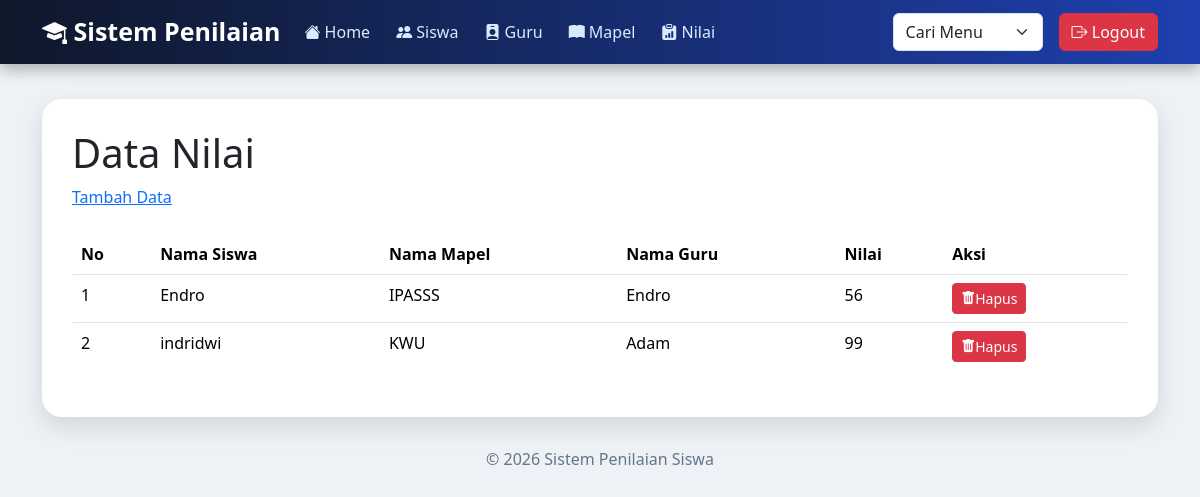
Page /index.php?page=nilai/index (signed in) on the committed database.
### tables this page shows
CREATE TABLE `nilai` (
  `id_nilai` int(11) NOT NULL,
  `nis` varchar(20) NOT NULL,
  `id_mapel` int(11) NOT NULL,
  `nip` varchar(20) NOT NULL,
  `nilai` int(11) NOT NULL
);

CREATE TABLE `siswa` (
  `nis` varchar(12) NOT NULL,
  `nama` varchar(50) NOT NULL,
  `alamat` varchar(50) NOT NULL
);

CREATE TABLE `mapel` (
  `id_mapel` varchar(8) NOT NULL,
  `nama_mapel` varchar(50) NOT NULL,
  `guru` varchar(50) NOT NULL
);

CREATE TABLE `guru` (
  `nip` varchar(12) NOT NULL,
  `nama` varchar(50) NOT NULL,
  `alamat` varchar(50) NOT NULL
);

### nilai/index.php (the view)
<?php
include "koneksi.php";
?>
<h1>Data Nilai</h1>
<a href="?page=nilai/tambah">Tambah Data</a>
<br><br>
<table class="table" border="1" cellpadding="10" cellspacing="0">
    <tr>
        <th>No</th>
        <th>Nama Siswa</th> <th>Nama Mapel</th>
        <th>Nama Guru</th>  <th>Nilai</th>
        <th>Aksi</th>
    </tr>
    <?php
    $no = 1;
    $query = mysqli_query($koneksi, "
        SELECT nilai.*, siswa.nama AS nama_siswa, mapel.nama_mapel, guru.nama AS nama_guru
        FROM nilai
        JOIN siswa ON nilai.nis = siswa.nis
        JOIN mapel ON nilai.id_mapel = mapel.id_mapel
        JOIN guru ON nilai.nip = guru.nip
    ");
    while ($data = mysqli_fetch_array($query)) {
    ?>
    <tr>
        <td><?php echo $no++; ?></td>
        <td><?php echo $data['nama_siswa']; ?></td>
        <td><?php echo $data['nama_mapel']; ?></td>
        <td><?php echo $data['nama_guru']; ?></td>
        <td><?php echo $data['nilai']; ?></td>
        <td>
            <a href="nilai/hapus.php?id_nilai=<?php echo $data['id_nilai']; ?>"  class="btn btn-danger btn-sm" onclick="return confirm('Hapus Data?')">
                 <i class="bi bi-trash-fill"></i>Hapus</a>
        </td>
    </tr>
    <?php } ?>
</table>

### index.php (style rules this page uses)
body { background:#eef2f7; font-family:'Segoe UI', sans-serif; }
.table { border-radius:15px; overflow:hidden; }

### rows in the picture
nilai: siswa.nama "Endro", id_mapel.nama_mapel "IPASSS", guru.nama "Endro", nilai "56"
nilai: siswa.nama "indridwi", id_mapel.nama_mapel "KWU", guru.nama "Adam", nilai "99"
